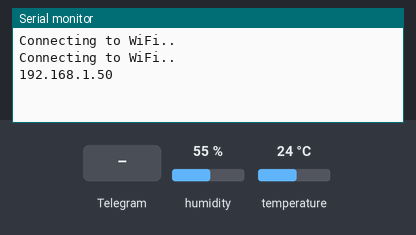
This sketch was run on a simulated ESP8266 (NodeMCU). Shown: the last lines printed to the serial monitor. Inputs (shaded band) come from the test bench; at power-on: humidity 55 %, temperature 24 °C. WiFi joins after 1.5 s; servers stay silent unless stated; the local clock reads 2024-03-15 10:24:30 at power-on unless the sketch sets it.

Above: at 3.2 s.
3.3 s: Telegram message "/start" received
At 4.1 s:
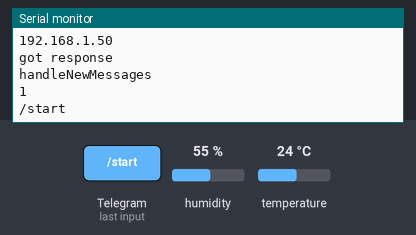
5.1 s: Telegram message "/readings" received
At 6.8 s:
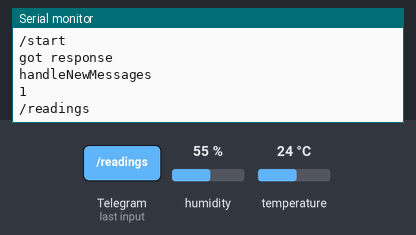

The sketch:

NodeMCU.ino
```cpp
// (licence header left out)
#include <ESP8266WiFi.h>
#include <WiFiClientSecure.h>
#include <UniversalTelegramBot.h> // Universal Telegram Bot Library written by Brian Lough: https://github.com/witnessmenow/Universal-Arduino-Telegram-Bot
#include <ArduinoJson.h>
#include <DHT.h>

// Replace with your network credentials
const char* ssid = "Kira";
const char* password = "652-CoAt-76";

// Use @myidbot to find out the chat ID of an individual or a group
// Also note that you need to click "start" on a bot before it can
// message you
#define CHAT_ID "1065469951"

// Initialize Telegram BOT
#define BOTtoken "5804652166:AAEG3bdPwIZlUhwQWfAHqJ9TbTIfmSH3THY"  // your Bot Token (Get from Botfather)

#define DHTPIN 14
#define DHTTYPE DHT22
DHT dht(DHTPIN, DHTTYPE);


X509List cert(TELEGRAM_CERTIFICATE_ROOT);
WiFiClientSecure clientSecure;
UniversalTelegramBot bot(BOTtoken, clientSecure);

//Checks for new messages every 1 second.
int botRequestDelay = 1000;
unsigned long lastTimeBotRan;

// Get dht sensor readings and return them as a String variable
String getReadings(){
  float temperature, humidity;
  temperature = dht.readTemperature();
  humidity = dht.readHumidity();
  String message = "Temperature: " + String(temperature) + " ºC \n";
  message += "Humidity: " + String (humidity) + " % \n";
  return message;
}

//Handle what happens when you receive new messages
void handleNewMessages(int numNewMessages) {
  Serial.println("handleNewMessages");
  Serial.println(String(numNewMessages));

  for (int i=0; i<numNewMessages; i++) {
    // Chat id of the requester
    String chat_id = String(bot.messages[i].chat_id);
    if (chat_id != CHAT_ID){
      bot.sendMessage(chat_id, "Unauthorized user", "");
      continue;
    }

    // Print the received message
    String text = bot.messages[i].text;
    Serial.println(text);

    String from_name = bot.messages[i].from_name;

    if (text == "/start") {
      String welcome = "Welcome, " + from_name + ".\n";
      welcome += "Use the following command to get current readings.\n\n";
      welcome += "/readings \n";
      bot.sendMessage(chat_id, welcome, "");
    }

    if (text == "/readings") {
      String readings = getReadings();
      bot.sendMessage(chat_id, readings, "");
    }
  }
}

void setup() {
  Serial.begin(115200);

  #ifdef ESP8266
    configTime(0, 0, "pool.ntp.org");      // get UTC time via NTP
    clientSecure.setTrustAnchors(&cert); // Add root certificate for api.telegram.org
  #endif


  // Connect to Wi-Fi
  WiFi.mode(WIFI_STA);
  WiFi.begin(ssid, password);
  #ifdef ESP32
    clientSecure.setCACert(TELEGRAM_CERTIFICATE_ROOT); // Add root certificate for api.telegram.org
  #endif
  while (WiFi.status() != WL_CONNECTED) {
    delay(1000);
    Serial.println("Connecting to WiFi..");
  }
  // Print ESP32 Local IP Address
  Serial.println(WiFi.localIP());
    dht.begin();

}

void loop() {
  if (millis() > lastTimeBotRan + botRequestDelay)  {
    int numNewMessages = bot.getUpdates(bot.last_message_received + 1);

    while(numNewMessages) {
      Serial.println("got response");
      handleNewMessages(numNewMessages);
      numNewMessages = bot.getUpdates(bot.last_message_received + 1);
    }
    lastTimeBotRan = millis();
  }
}
```

Measured:
- after the input at 3.3 s, the serial monitor: prints a new line after 0.30 s (image 1)
- after the input at 5.1 s, the serial monitor: prints a new line after 0.41 s (image 2)
